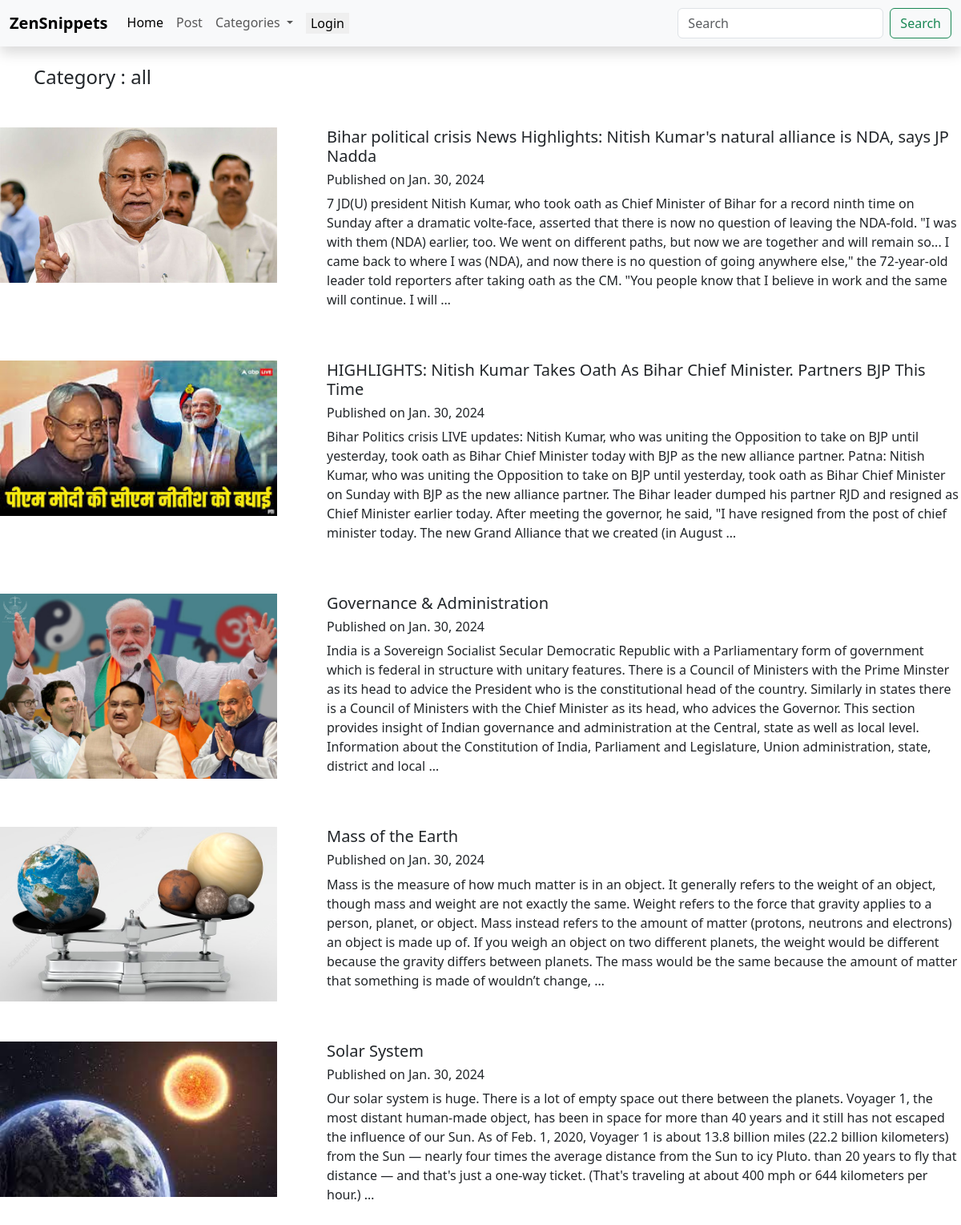
The page /article/category/0/ on the database its author committed.
### article/models.py (models this page shows, shortened)
class Article(models.Model):
    category = models.ForeignKey(Category, on_delete=models.CASCADE,default = 1)
    title = models.CharField(max_length=200)
    content = models.TextField(max_length=2000)
    img = models.ImageField(upload_to='article_images/',default='default_img.jpg')
    pub_date = models.DateField(auto_now = True)

### article/views.py (the view, shortened to what this page needs)
# urls.py: path('article/category/<int:pk>/',categorised_article,name='categorised_article'),
def categorised_article(request,pk):
    if pk == 0:
        articles = Article.objects.all()
        context = {
            'articles' : articles,
            'category' : 'all',
        }
    return render(request,"article/categorised_article.html",context)

### article/models.py (called while the page is built)
    def __str__(self):
        return self.name

### article/views.py (called while the page is built)
def categories(request):
    categories = Category.objects.all()
    return {
        'categories':categories,
    }

### article/templates/article/categorised_article.html (shortened to what this page needs)
{% extends "base.html" %}
{% block content %}
    <div class="container">
        <h4 class='my-4'> Category : {{category}}</h4>
    </div>
    <div class="">
            {% for article in articles %}
                <a class="row text-decoration-none text-dark my-5" href="{% url "article:single_article" article.id %}">
                    <div class="image col-4">
                        <img style= "width:90%" src="{{article.img.url}}" alt="">
                    </div>
                    <div class="contents col-8">
                        <h5> {{article.title}}</h5>
                        <h6>Published on {{article.pub_date}} </h6>
                        <p> {{article.content|truncatewords:100}}</p>
                    </div>
                </a>
            {% endfor %}
    </div>
{% endblock content %}

### rows shown on the page
Article: img (picture), title "Bihar political crisis News Highlights: Nitish Kumar's natural alliance is NDA, says JP Nadda", pub_date "Jan. 30, 2024", content "7 JD(U) president Nitish Kumar, who took oath as Chief Minister of Bihar for a record ninth time on Sunday after a dramatic volte-face, asserted that there is now no question of leaving the NDA-fold. \"I was with them (NDA) earlier, too. We went on different paths, but now we are together and will remain so... I came back to where I was (NDA), and now there is no question of going anywhere else,\" the 72-year-old leader told reporters after taking oath as the CM. \"You people know that I believe in work and the same will continue. I will …"
Article: img (picture), title "HIGHLIGHTS: Nitish Kumar Takes Oath As Bihar Chief Minister. Partners BJP This Time", pub_date "Jan. 30, 2024", content "Bihar Politics crisis LIVE updates: Nitish Kumar, who was uniting the Opposition to take on BJP until yesterday, took oath as Bihar Chief Minister today with BJP as the new alliance partner. Patna: Nitish Kumar, who was uniting the Opposition to take on BJP until yesterday, took oath as Bihar Chief Minister on Sunday with BJP as the new alliance partner. The Bihar leader dumped his partner RJD and resigned as Chief Minister earlier today. After meeting the governor, he said, \"I have resigned from the post of chief minister today. The new Grand Alliance that we created (in August …"
Article: img (picture), title "Governance & Administration", pub_date "Jan. 30, 2024", content "India is a Sovereign Socialist Secular Democratic Republic with a Parliamentary form of government which is federal in structure with unitary features. There is a Council of Ministers with the Prime Minster as its head to advice the President who is the constitutional head of the country. Similarly in states there is a Council of Ministers with the Chief Minister as its head, who advices the Governor. This section provides insight of Indian governance and administration at the Central, state as well as local level. Information about the Constitution of India, Parliament and Legislature, Union administration, state, district and local …"
Article: img (picture), title "Mass of the Earth", pub_date "Jan. 30, 2024", content "Mass is the measure of how much matter is in an object. It generally refers to the weight of an object, though mass and weight are not exactly the same. Weight refers to the force that gravity applies to a person, planet, or object. Mass instead refers to the amount of matter (protons, neutrons and electrons) an object is made up of. If you weigh an object on two different planets, the weight would be different because the gravity differs between planets. The mass would be the same because the amount of matter that something is made of wouldn’t change, …"
Article: img (picture), title "Solar System", pub_date "Jan. 30, 2024", content "Our solar system is huge. There is a lot of empty space out there between the planets. Voyager 1, the most distant human-made object, has been in space for more than 40 years and it still has not escaped the influence of our Sun. As of Feb. 1, 2020, Voyager 1 is about 13.8 billion miles (22.2 billion kilometers) from the Sun — nearly four times the average distance from the Sun to icy Pluto. than 20 years to fly that distance — and that's just a one-way ticket. (That's traveling at about 400 mph or 644 kilometers per hour.) …"

### other values the page prints
{{ category }} "all"
